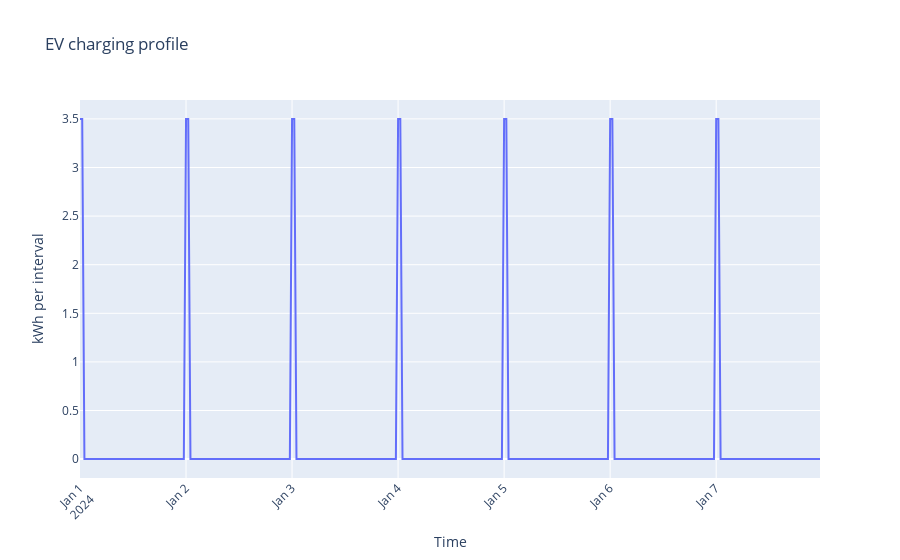
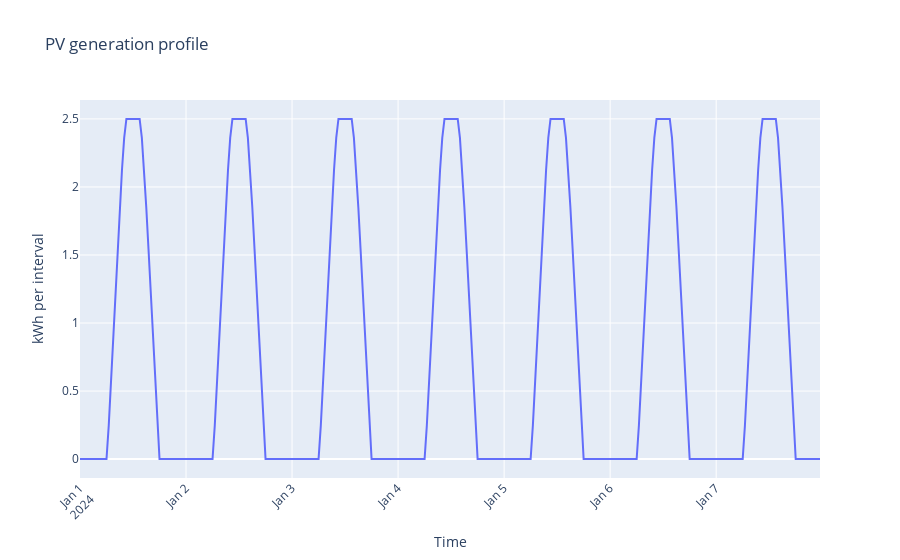

Source (notebook cell) for these figures, in order:
### Code cell
# Directly generate EV/PV series using the same helpers the scenario engine uses
idx = df_canon.index
interval_h = utils.interval_hours(df_canon)

ev_series = scenario._apply_ev(idx, ev_cfg, interval_h)
pv_series = scenario._apply_pv(idx, pv_cfg, interval_h)

print("EV total kWh over period:", ev_series.sum())
print("PV total kWh over period:", pv_series.sum())

# EV profile
fig_ev = go.Figure()
fig_ev.add_trace(
    go.Scatter(
        x=ev_series.index,
        y=ev_series.values,
        mode="lines",
        name="EV kWh",
    )
)
fig_ev.update_layout(
    title="EV charging profile",
    xaxis_title="Time",
    yaxis_title="kWh per interval",
    xaxis_tickangle=-45,
)
fig_ev.show()

# PV profile
fig_pv = go.Figure()
fig_pv.add_trace(
    go.Scatter(
        x=pv_series.index,
        y=pv_series.values,
        mode="lines",
        name="PV kWh",
    )
)
fig_pv.update_layout(
    title="PV generation profile",
    xaxis_title="Time",
    yaxis_title="kWh per interval",
    xaxis_tickangle=-45,
)
fig_pv.show()

### Figure 1 — Plotly figure (JSON) as saved in the notebook; plotly's stock layout.template omitted (floating-point values rounded to 4 significant figures; data arrays with more than 128 entries replaced by an {"elided": "..."} marker saying what was removed)
{"data": [{"mode": "lines", "name": "EV kWh", "type": "scatter", "x": {"elided": "336 str values"}, "y": {"elided": "336 float values"}}], "layout": {"title": {"text": "EV charging profile"}, "xaxis": {"tickangle": -45, "title": {"text": "Time"}}, "yaxis": {"title": {"text": "kWh per interval"}}}}

### Figure 2 — Plotly figure (JSON) as saved in the notebook; plotly's stock layout.template omitted (floating-point values rounded to 4 significant figures; data arrays with more than 128 entries replaced by an {"elided": "..."} marker saying what was removed)
{"data": [{"mode": "lines", "name": "PV kWh", "type": "scatter", "x": {"elided": "336 str values"}, "y": {"elided": "336 float values"}}], "layout": {"title": {"text": "PV generation profile"}, "xaxis": {"tickangle": -45, "title": {"text": "Time"}}, "yaxis": {"title": {"text": "kWh per interval"}}}}
